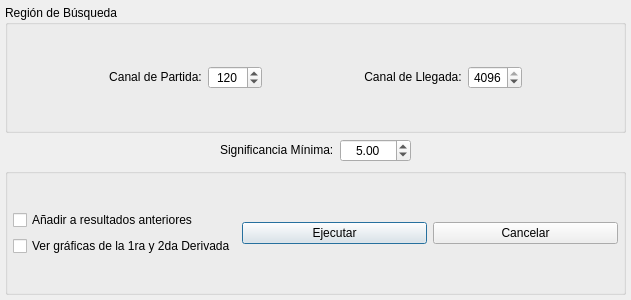
<?xml version="1.0" encoding="UTF-8"?>
<ui version="4.0">
 <class>pksearch</class>
 <widget class="QDialog" name="pksearch">
  <property name="windowModality">
   <enum>Qt::WindowModal</enum>
  </property>
  <property name="enabled">
   <bool>true</bool>
  </property>
  <property name="geometry">
   <rect>
    <x>0</x>
    <y>0</y>
    <width>631</width>
    <height>300</height>
   </rect>
  </property>
  <property name="sizePolicy">
   <sizepolicy hsizetype="Expanding" vsizetype="Expanding">
    <horstretch>0</horstretch>
    <verstretch>0</verstretch>
   </sizepolicy>
  </property>
  <property name="minimumSize">
   <size>
    <width>300</width>
    <height>173</height>
   </size>
  </property>
  <property name="maximumSize">
   <size>
    <width>800</width>
    <height>300</height>
   </size>
  </property>
  <property name="windowTitle">
   <string>Búsqueda de Picos</string>
  </property>
  <layout class="QVBoxLayout" name="verticalLayout">
   <property name="leftMargin">
    <number>5</number>
   </property>
   <property name="topMargin">
    <number>5</number>
   </property>
   <property name="rightMargin">
    <number>5</number>
   </property>
   <property name="bottomMargin">
    <number>5</number>
   </property>
   <item>
    <widget class="QGroupBox" name="groupBox">
     <property name="title">
      <string>Región de Búsqueda</string>
     </property>
     <layout class="QVBoxLayout" name="verticalLayout_2">
      <property name="leftMargin">
       <number>5</number>
      </property>
      <property name="topMargin">
       <number>5</number>
      </property>
      <property name="rightMargin">
       <number>5</number>
      </property>
      <property name="bottomMargin">
       <number>5</number>
      </property>
      <item>
       <layout class="QHBoxLayout" name="horizontalLayout_2">
        <item>
         <spacer name="horizontalSpacer_4">
          <property name="orientation">
           <enum>Qt::Horizontal</enum>
          </property>
          <property name="sizeHint" stdset="0">
           <size>
            <width>40</width>
            <height>20</height>
           </size>
          </property>
         </spacer>
        </item>
        <item>
         <widget class="QLabel" name="label">
          <property name="styleSheet">
           <string notr="true">font: 75 9pt &quot;MS Shell Dlg 2&quot;;</string>
          </property>
          <property name="text">
           <string>Canal de Partida:</string>
          </property>
          <property name="textFormat">
           <enum>Qt::RichText</enum>
          </property>
          <property name="alignment">
           <set>Qt::AlignCenter</set>
          </property>
         </widget>
        </item>
        <item>
         <widget class="QSpinBox" name="ch_sta">
          <property name="layoutDirection">
           <enum>Qt::LeftToRight</enum>
          </property>
          <property name="styleSheet">
           <string notr="true">font: 75 9pt &quot;MS Shell Dlg 2&quot;;</string>
          </property>
          <property name="alignment">
           <set>Qt::AlignCenter</set>
          </property>
          <property name="keyboardTracking">
           <bool>true</bool>
          </property>
          <property name="minimum">
           <number>1</number>
          </property>
          <property name="maximum">
           <number>4096</number>
          </property>
          <property name="value">
           <number>120</number>
          </property>
         </widget>
        </item>
        <item>
         <spacer name="horizontalSpacer_3">
          <property name="orientation">
           <enum>Qt::Horizontal</enum>
          </property>
          <property name="sizeHint" stdset="0">
           <size>
            <width>40</width>
            <height>20</height>
           </size>
          </property>
         </spacer>
        </item>
        <item>
         <widget class="QLabel" name="label_2">
          <property name="styleSheet">
           <string notr="true">font: 75 9pt &quot;MS Shell Dlg 2&quot;;</string>
          </property>
          <property name="text">
           <string>Canal de Llegada:</string>
          </property>
          <property name="textFormat">
           <enum>Qt::RichText</enum>
          </property>
          <property name="alignment">
           <set>Qt::AlignCenter</set>
          </property>
         </widget>
        </item>
        <item>
         <widget class="QSpinBox" name="ch_end">
          <property name="styleSheet">
           <string notr="true">font: 75 9pt &quot;MS Shell Dlg 2&quot;;</string>
          </property>
          <property name="alignment">
           <set>Qt::AlignCenter</set>
          </property>
          <property name="keyboardTracking">
           <bool>true</bool>
          </property>
          <property name="prefix">
           <string/>
          </property>
          <property name="minimum">
           <number>1</number>
          </property>
          <property name="maximum">
           <number>4096</number>
          </property>
          <property name="value">
           <number>4096</number>
          </property>
         </widget>
        </item>
        <item>
         <spacer name="horizontalSpacer_5">
          <property name="orientation">
           <enum>Qt::Horizontal</enum>
          </property>
          <property name="sizeHint" stdset="0">
           <size>
            <width>40</width>
            <height>20</height>
           </size>
          </property>
         </spacer>
        </item>
       </layout>
      </item>
     </layout>
    </widget>
   </item>
   <item>
    <layout class="QHBoxLayout" name="horizontalLayout_3">
     <item>
      <spacer name="horizontalSpacer">
       <property name="orientation">
        <enum>Qt::Horizontal</enum>
       </property>
       <property name="sizeHint" stdset="0">
        <size>
         <width>40</width>
         <height>20</height>
        </size>
       </property>
      </spacer>
     </item>
     <item>
      <widget class="QLabel" name="label_3">
       <property name="styleSheet">
        <string notr="true">font: 75 9pt &quot;MS Shell Dlg 2&quot;;</string>
       </property>
       <property name="text">
        <string>Significancia Mínima:</string>
       </property>
       <property name="textFormat">
        <enum>Qt::RichText</enum>
       </property>
       <property name="wordWrap">
        <bool>false</bool>
       </property>
      </widget>
     </item>
     <item>
      <widget class="QDoubleSpinBox" name="signi">
       <property name="styleSheet">
        <string notr="true">font: 75 9pt &quot;MS Shell Dlg 2&quot;;</string>
       </property>
       <property name="alignment">
        <set>Qt::AlignCenter</set>
       </property>
       <property name="decimals">
        <number>2</number>
       </property>
       <property name="minimum">
        <double>0.010000000000000</double>
       </property>
       <property name="maximum">
        <double>9999.000000000000000</double>
       </property>
       <property name="singleStep">
        <double>1.000000000000000</double>
       </property>
       <property name="value">
        <double>5.000000000000000</double>
       </property>
      </widget>
     </item>
     <item>
      <spacer name="horizontalSpacer_2">
       <property name="orientation">
        <enum>Qt::Horizontal</enum>
       </property>
       <property name="sizeHint" stdset="0">
        <size>
         <width>40</width>
         <height>20</height>
        </size>
       </property>
      </spacer>
     </item>
    </layout>
   </item>
   <item>
    <widget class="QGroupBox" name="groupBox_2">
     <property name="title">
      <string/>
     </property>
     <layout class="QVBoxLayout" name="verticalLayout_4">
      <property name="leftMargin">
       <number>5</number>
      </property>
      <property name="topMargin">
       <number>5</number>
      </property>
      <property name="rightMargin">
       <number>5</number>
      </property>
      <property name="bottomMargin">
       <number>5</number>
      </property>
      <item>
       <layout class="QHBoxLayout" name="horizontalLayout">
        <item>
         <layout class="QHBoxLayout" name="horizontalLayout_4">
          <item>
           <layout class="QVBoxLayout" name="verticalLayout_3">
            <item>
             <widget class="QCheckBox" name="add">
              <property name="toolTip">
               <string>Desactivado sobreescribe los resultados obtenidos en rutinas previas.</string>
              </property>
              <property name="toolTipDuration">
               <number>-1</number>
              </property>
              <property name="statusTip">
               <string/>
              </property>
              <property name="whatsThis">
               <string/>
              </property>
              <property name="accessibleDescription">
               <string>HOLA C</string>
              </property>
              <property name="text">
               <string>Añadir a resultados anteriores</string>
              </property>
             </widget>
            </item>
            <item>
             <widget class="QCheckBox" name="viewder">
              <property name="text">
               <string>Ver gráficas de la 1ra y 2da Derivada</string>
              </property>
             </widget>
            </item>
           </layout>
          </item>
          <item>
           <widget class="QPushButton" name="ejecutar">
            <property name="text">
             <string>Ejecutar</string>
            </property>
           </widget>
          </item>
          <item>
           <widget class="QPushButton" name="cancel">
            <property name="text">
             <string>Cancelar</string>
            </property>
           </widget>
          </item>
         </layout>
        </item>
       </layout>
      </item>
     </layout>
    </widget>
   </item>
  </layout>
 </widget>
 <resources/>
 <connections/>
</ui>
